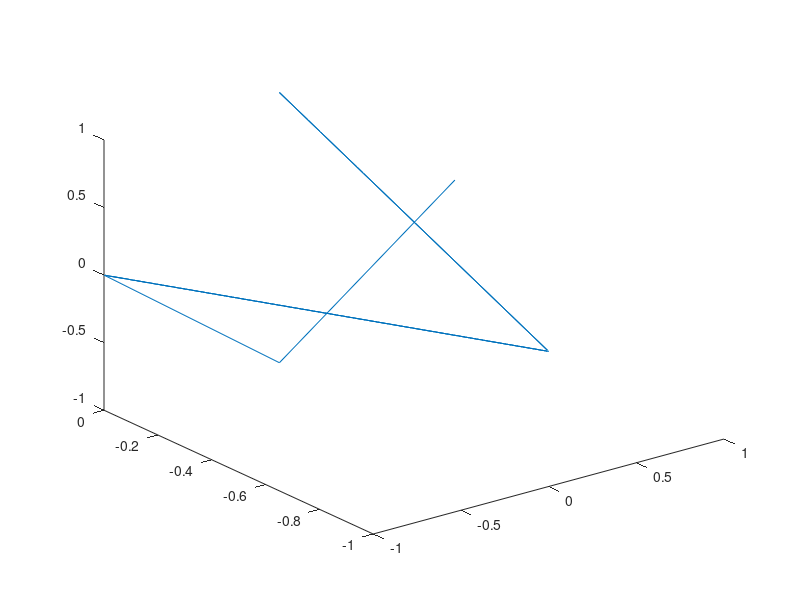

Source code (MATLAB):
clear
clc

v0 = [1 0 0]';

% + -
Ru = @(a) [
     cos(a)  sin(a)       0;
    -sin(a)  cos(a)       0;
          0       0       1];

% & ^
Rl = @(a) [
     cos(a)       0 -sin(a);
          0       1       0;
     sin(a)       0  cos(a)];

% \ /
Rh = @(a) [
          1       0       0;
          0  cos(a) -sin(a);
          0  sin(a)  cos(a)];

R = @(a) Ru(a(1)) * Rl(a(2)) * Rh(a(3));

vs = [v0'];
s = '^\XF^\XFX-F^//XFX&F+//XFX-F/X-/';
angs = [0 0 0];
phi = 0.5 * pi;
for ns = 1:length(s)
    switch s(ns)
        case 'F'
            vs = [vs; (R(angs) * v0)'];
        case '+'
            angs(1) = angs(1) + phi;
        case '-'
            angs(1) = angs(1) - phi;
        case '&'
            angs(2) = angs(2) + phi;
        case '^'
            angs(2) = angs(2) - phi;
        case '\'
            angs(3) = angs(3) + phi;
        case '/'
            angs(3) = angs(3) - phi;
    end
end

vst = vs';
xs = vst(1,:);
ys = vst(2,:);
zs = vst(3,:);
plot3(xs, ys, zs)
rotate3d